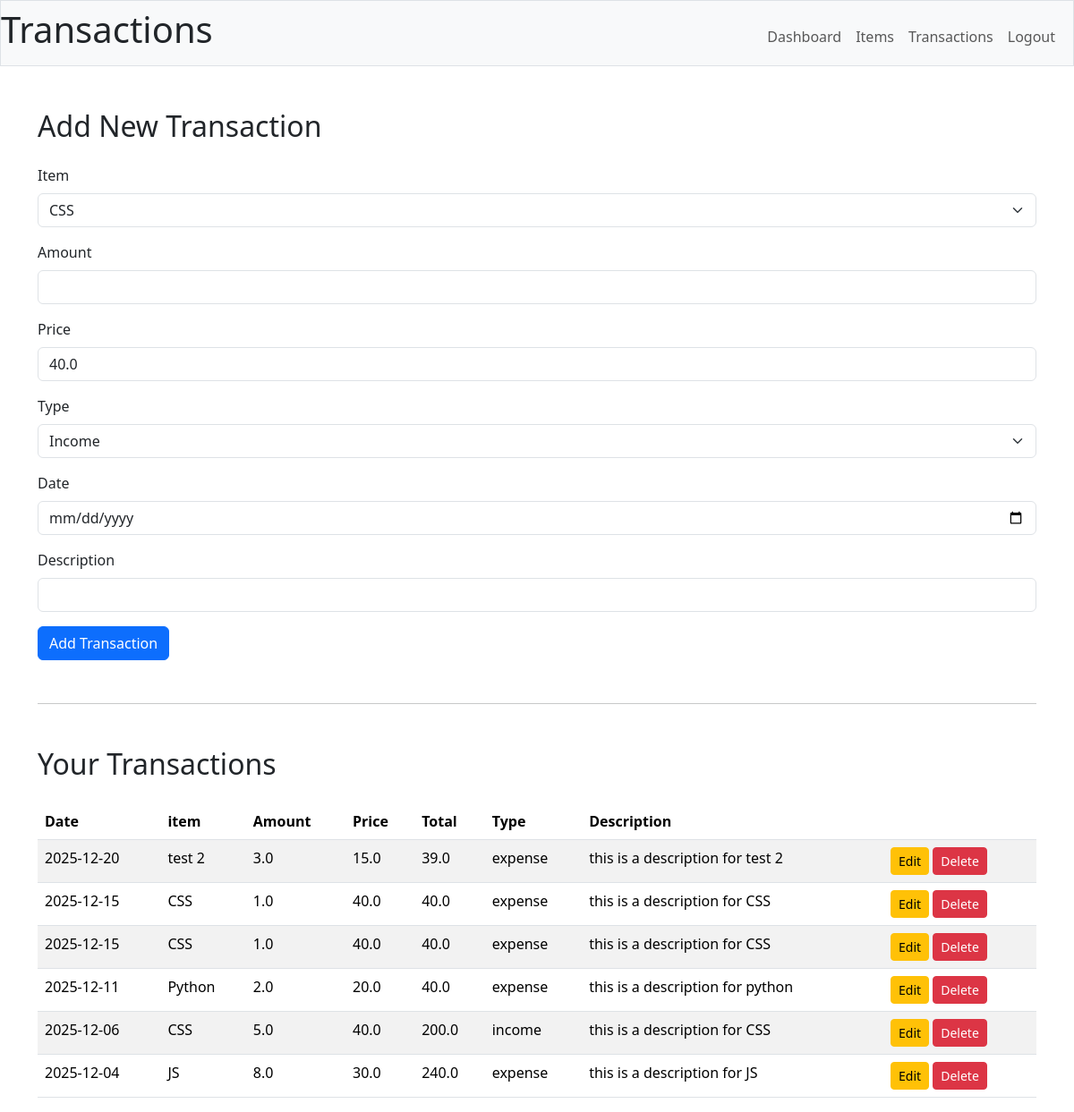
The page /transactions (signed in) on the database its author committed.
### main/models.py (models this page shows)
class Transactions(db.Model):
    __tablename__ = "transactions"
    id = db.Column(db.Integer, primary_key=True)
    user_id = db.Column(db.Integer, ForeignKey("users.id"))
    item_id = db.Column(db.Integer, ForeignKey("items.id"))
    amount = db.Column(db.Float)
    total = db.Column(db.Float)
    description = db.Column(db.Text)
    date = db.Column(db.Date)
    transaction_type = db.Column(db.Text)
    user = db.relationship("Users", back_populates="users")
    item = db.relationship("Items", back_populates="transactions")
    __table_args__ = (
        CheckConstraint(
            "transaction_type IN ('income', 'expense')", name="check_type_valid"
        ),
    )

class Items(db.Model):
    __tablename__ = "items"
    id = db.Column(db.Integer, primary_key=True)
    name = db.Column(db.Text, nullable=False)
    price = db.Column(db.Float)
    user_id = db.Column(db.Integer, ForeignKey("users.id"))
    transactions = db.relationship("Transactions", back_populates="item")

### main/routes.py (the view)
@main.route("/transactions", methods=["GET", "POST"])
@jwt_required()
def transaction_details():
    if request.method == "POST":
        return add_transaction()
    else:
        return get_transaction()

### main/transactions.py (called while the page is built)
def get_transaction():
    user_id = int(get_jwt_identity())
    items = (
        db.session.query(Items).filter_by(user_id=user_id).order_by(Items.name).all()
    )
    transactions = (
        Transactions.query.filter_by(user_id=user_id)
        .order_by(Transactions.date.desc())
        .all()
    )
    return render_template("transaction.html", items=items, transactions=transactions)

### main/templates/transaction.html (shortened to what this page needs)
{%extends "index.html"%} {%block title%} Transactions {%endblock%} {%block
header%} Transactions {%endblock%} {%block body%}
<div class="container mt-5">
  <h2 class="mb-4">Add New Transaction</h2>
  <form method="POST" action="/transactions">
    <div class="mb-3">
      <label for="item_id" class="form-label">Item</label>
      <select class="form-select" name="item_id" id="item_id" required>
        {% for item in items %}
        <option value="{{ item.id }}" data-price="{{ item.price}}">
          {{ item.name }}
        </option>
        {% endfor %}
      </select>
    </div>
    <div class="mb-3">
      <label for="amount" class="form-label">Amount</label>
      <input
        type="number"
        step="0.01"
        class="form-control"
        id="amount"
        name="amount"
        required
      />
    </div>
    <div class="mb-3">
      <label for="price" class="form-label">Price</label>
      <input
        type="number"
        step="0.01"
        class="form-control readonly-input"
        id="price"
        name="price"
        readonly
      />
    </div>
    <div class="mb-3">
      <label for="transaction_type" class="form-label">Type</label>
      <select
        class="form-select"
        name="transaction_type"
        id="transaction_type"
        required
      >
        <option value="income">Income</option>
      </select>
    </div>
    <div class="mb-3">
      <label for="date" class="form-label">Date</label>
      <input type="date" class="form-control" id="date" name="date" required />
    </div>
    <div class="mb-3">
      <label for="description" class="form-label">Description</label>
      <input
        type="text"
        class="form-control"
        id="description"
        name="description"
      />
    </div>
    <button type="submit" class="btn btn-primary">Add Transaction</button>
  </form>
  <hr class="my-5" />
  <h2 class="mb-4">Your Transactions</h2>
  <table class="table table-striped">
    <thead>
      <tr>
        <th>Date</th>
        <th>item</th>
        <th>Amount</th>
        <th>Price</th>
        <th>Total</th>
        <th>Type</th>
        <th>Description</th>
        <th></th>
      </tr>
    </thead>
    <tbody>
      {% for t in transactions %}
      <tr>
        <td>{{ t.date }}</td>
        <td>{{ t.item.name }}</td>
        <td>{{ t.amount }}</td>
        <td>{{ t.item.price }}</td>
        <td>{{ t.total }}</td>
        <td>{{ t.transaction_type }}</td>
        <td>{{ t.description }}</td>
        <td>
          <a
            href="{{ url_for('main.transaction_edit', id=t.id)}}"
            class="btn btn-sm btn-warning"
          >
            Edit
          </a>
          <form
            method="post"
            action="{{ url_for('main.transaction_edit', id=t.id) }}"
            style="display: inline"
          >
            <button
              type="submit"
              class="btn btn-sm btn-danger"
              onclick="return confirm('Are you sure? This transaction will be deleted!');"
            >
              Delete
            </button>
          </form>
        </td>
      </tr>
      {% endfor %}
    </tbody>
  </table>
</div>
{%endblock%}

### main/templates/index.html (shortened to what this page needs)
<!DOCTYPE html>
<html lang="en">
  <head>
    <link
      rel="stylesheet"
      href="{{ url_for('static', filename='css/dashboard.css') }}"
    />
    <link
      href="https://cdn.jsdelivr.net/npm/bootstrap@5.3.2/dist/css/bootstrap.min.css"
      rel="stylesheet"
    />
  </head>
  <body>
    <nav class="bg-light border navbar navbar-expand-md navbar-light">
      <h1 style="width: 100%; text-align: left">
        {%block header%} {%endblock%}
      </h1>
      <div class="container-fluid">
        <div class="collapse navbar-collapse" id="navbar">
          <ul class="navbar-nav ms-auto mt-2">
            <li class="nav-item">
              <a class="nav-link" href="/dashboard">Dashboard</a>
            </li>
            <li class="nav-item">
              <a class="nav-link" href="/items">Items</a>
            </li>
            <li class="nav-item">
              <a class="nav-link" href="/transactions">Transactions</a>
            </li>
            <li class="nav-item">
              <a class="nav-link" href="/logout">Logout</a>
            </li>
          </ul>
        </div>
      </div>
    </nav>
    {%block body%} {%endblock%}
  </body>
</html>

### main/static/css/dashboard.css (style rules this page uses)
h1 { margin: 24px auto; text-align: center; }

### rows shown on the page
Transactions: date "2025-12-20", item.name "test 2", amount "3.0", item.price "15.0", total "39.0", transaction_type "expense", description "this is a description for test 2"
Transactions: date "2025-12-15", item.name "CSS", amount "1.0", item.price "40.0", total "40.0", transaction_type "expense", description "this is a description for CSS"
Transactions: date "2025-12-15", item.name "CSS", amount "1.0", item.price "40.0", total "40.0", transaction_type "expense", description "this is a description for CSS"
Transactions: date "2025-12-11", item.name "Python", amount "2.0", item.price "20.0", total "40.0", transaction_type "expense", description "this is a description for python"
Transactions: date "2025-12-06", item.name "CSS", amount "5.0", item.price "40.0", total "200.0", transaction_type "income", description "this is a description for CSS"
Transactions: date "2025-12-04", item.name "JS", amount "8.0", item.price "30.0", total "240.0", transaction_type "expense", description "this is a description for JS"

### other values the page prints
form field item_id "CSS"
